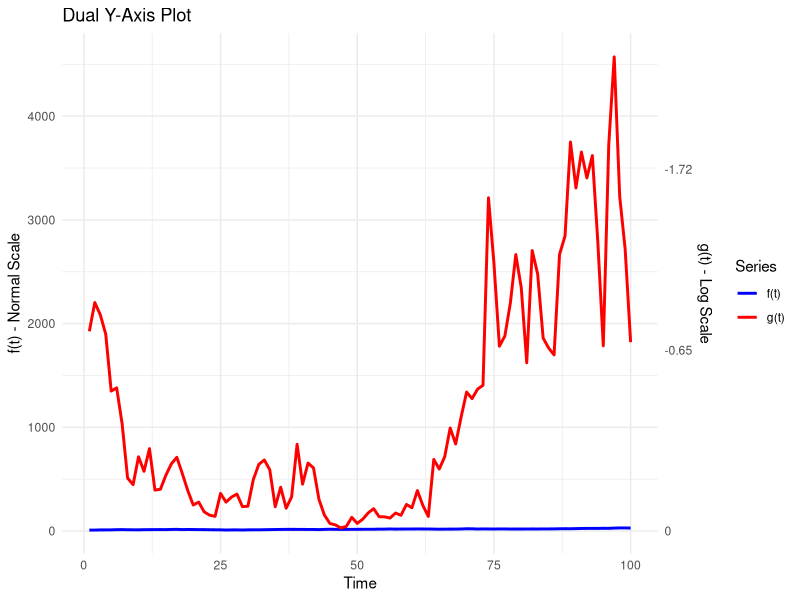

Here is the R script that generated this plot:
library(ggplot2)
library(dplyr)

# Example data
set.seed(123)
t <- 1:100
f_t <- cumsum(rnorm(100, 0.1, 1)) + 10  # positive, normal scale
g_t <- -exp(cumsum(rnorm(100, 0.05, 0.5)))  # negative, will be log-scaled

# Create a data frame
df <- data.frame(
  time = t,
  f = f_t,
  g = g_t
)

# Transform g(t) for plotting (since log of negative numbers isn't defined)
# Use signed log: sign(x) * log(abs(x) + 1)
df$g_transformed <- -log(-df$g + 1)  # Transform for secondary axis

# Calculate transformation ratio
coeff <- max(df$f) / max(df$g_transformed)

ggplot(df, aes(x = time)) +
  geom_line(aes(y = f, color = "f(t)"), size = 1) +
  geom_line(aes(y = g_transformed * coeff, color = "g(t)"), size = 1) +
  scale_y_continuous(
    name = "f(t) - Normal Scale",
    sec.axis = sec_axis(trans = ~./coeff,
                        name = "g(t) - Log Scale",
                        labels = function(x) round(-exp(-x) + 1, 2))
  ) +
  scale_color_manual(values = c("f(t)" = "blue", "g(t)" = "red")) +
  labs(title = "Dual Y-Axis Plot", x = "Time", color = "Series") +
  theme_minimal()

# More control over the transformation
p2=ggplot(df, aes(x = time)) +
  geom_line(aes(y = f, color = "f(t)"), size = 1) +
  geom_line(aes(y = (g_transformed - min(g_transformed)) / 
                   (max(g_transformed) - min(g_transformed)) * 
                   (max(f) - min(f)) + min(f), 
                color = "g(t)"), size = 1) +
  scale_y_continuous(
    name = "f(t)",
    breaks = pretty(df$f, n = 6),
    sec.axis = sec_axis(
      trans = ~ (. - min(df$f)) / (max(df$f) - min(df$f)) * 
              (max(df$g_transformed) - min(df$g_transformed)) + min(df$g_transformed),
      name = "g(t) (log scale)",
      breaks = pretty(df$g_transformed, n = 6),
      labels = function(x) round(-exp(-x) + 1, 2)
    )
  ) +
  scale_color_manual(values = c("f(t)" = "blue", "g(t)" = "red")) +
  theme_minimal()

library(patchwork)

p1 <- ggplot(df, aes(x = time, y = f)) +
  geom_line(color = "blue", size = 1) +
  labs(y = "f(t) - Normal Scale") +
  theme_minimal()

p2 <- ggplot(df, aes(x = time, y = g)) +
  geom_line(color = "red", size = 1) +
  scale_y_continuous(trans = "log10", labels = scales::comma) +
  labs(y = "g(t) - Log Scale") +
  theme_minimal()

p3=p1 / p2  # Stack vertically
# or p1 | p2 for side-by-side


